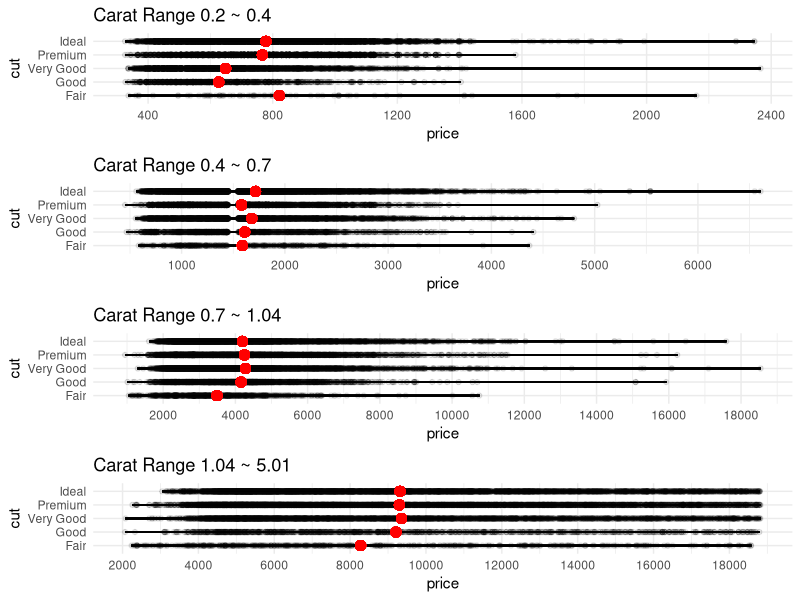

Generate this figure with R:

# The following code creates a segment-plot with the data of diamonds dataset. 
# I think that this type of plot can be helpful to graph different values by 
# each type of class. In the next plot, I'm going to split up the variable-carat 
# into quantiles. Then I'll plot the values of the variable-price and each point 
# in the plot is for each value of the variable-cut. To avoid the overcrowding 
# in the plot I set  the parameter alpha = 0.1, this what it does is that 
# each point is represented as a 10%, it means that 10-points in the plot  
# represents one-point. And finally each plot will show the average-price 
# for each value of the variable-cut as a red-dot.

# Load the libraries
library(tidyverse)
library(gridExtra) 

# Load the dataset
data("diamonds")

# Set the random-seed. Also break down the variable-carat into quantiles.
set.seed(51)
diamonds$carat_range <- cut(diamonds$carat, 
    breaks = quantile(diamonds$carat), labels = c("I", "II", "III", "IV"), 
    include.lowest = TRUE)

# This first plot is for the first-quantile of the carat-variable. This covers 
# from carat 0.2 to 0.4 and store the plot in I
I <- diamonds %>% filter(carat_range == "I") %>% group_by(cut) %>%
    mutate(mean_price = mean(price, na.rm = T), min_price = min(price), 
           max_price = max(price)) %>% ggplot(aes(price, cut)) +
    geom_segment(aes(x = min_price, xend = max_price, yend = cut), alpha = .5) +
    geom_point(alpha = .1) +
    geom_point(aes(x = mean_price), color = "red", size = 3) +
    theme_minimal() +
    ggtitle("Carat Range 0.2 ~ 0.4") +
    scale_x_continuous(breaks = c(400, 800, 1200, 1600, 2000, 2400), 
                       minor_breaks = c(600, 1000, 1400, 1800, 2200))

# This second plot is for the second-quantile of the carat-variable. This covers
# from carat 0.4 to 0.7 and store the plot in II
II <- diamonds %>% filter(carat_range == "II") %>% group_by(cut) %>%
    mutate(mean_price = mean(price, na.rm = T), min_price = min(price), 
           max_price = max(price)) %>% ggplot(aes(price, cut)) +
    geom_segment(aes(x = min_price, xend = max_price, yend = cut), alpha = .5) +
    geom_point(alpha = .1) +
    geom_point(aes(x = mean_price), color = "red", size = 3) +
    theme_minimal() +
    ggtitle("Carat Range 0.4 ~ 0.7") +
    scale_x_continuous(breaks = c(1000, 2000, 3000, 4000, 5000, 6000), 
                       minor_breaks = c(500, 1500, 2500, 3500, 4500, 
                                        5500, 6500))

# This plot is for the third-quantile of the carat-variable. This covers
# from carat 0.7 to 1.04 and store the plot in III
III <- diamonds %>% filter(carat_range == "III") %>% group_by(cut) %>%
    mutate(mean_price = mean(price, na.rm = T), min_price = min(price), 
           max_price = max(price)) %>% ggplot(aes(price, cut)) +
    geom_segment(aes(x = min_price, xend = max_price, yend = cut), alpha = .5) +
    geom_point(alpha = .1) +
    geom_point(aes(x = mean_price), color = "red", size = 3) +
    theme_minimal() +
    ggtitle("Carat Range 0.7 ~ 1.04") +
    scale_x_continuous(breaks = c(2000, 4000, 6000, 8000, 10000, 12000,
                                  14000, 16000, 18000), 
                       minor_breaks = c(1000, 3000, 5000, 7000, 9000, 
                                        11000, 13000, 15000, 17000, 19000))

# This final plot is for the forth-quantile of the carat-variable. This covers
# from carat 1.04 to 5.01 and store the plot in IV
IV <- diamonds %>% filter(carat_range == "IV") %>% group_by(cut) %>%
    mutate(mean_price = mean(price, na.rm = T), min_price = min(price), 
           max_price = max(price)) %>% ggplot(aes(price, cut)) +
    geom_segment(aes(x = min_price, xend = max_price, yend = cut), alpha = .5) +
    geom_point(alpha = .1) +
    geom_point(aes(x = mean_price), color = "red", size = 3) +
    theme_minimal() +
    ggtitle("Carat Range 1.04 ~ 5.01") +
    scale_x_continuous(breaks = c( 2000, 4000, 6000, 8000, 10000,
                                   12000, 14000, 16000, 18000), 
                       minor_breaks = c(3000, 5000, 7000, 9000,
                                        11000, 13000, 15000, 17000, 19000))

# Now it's time to join the four plots into one plot
plot <- grid.arrange(I, II, III, IV, ncol = 1)


